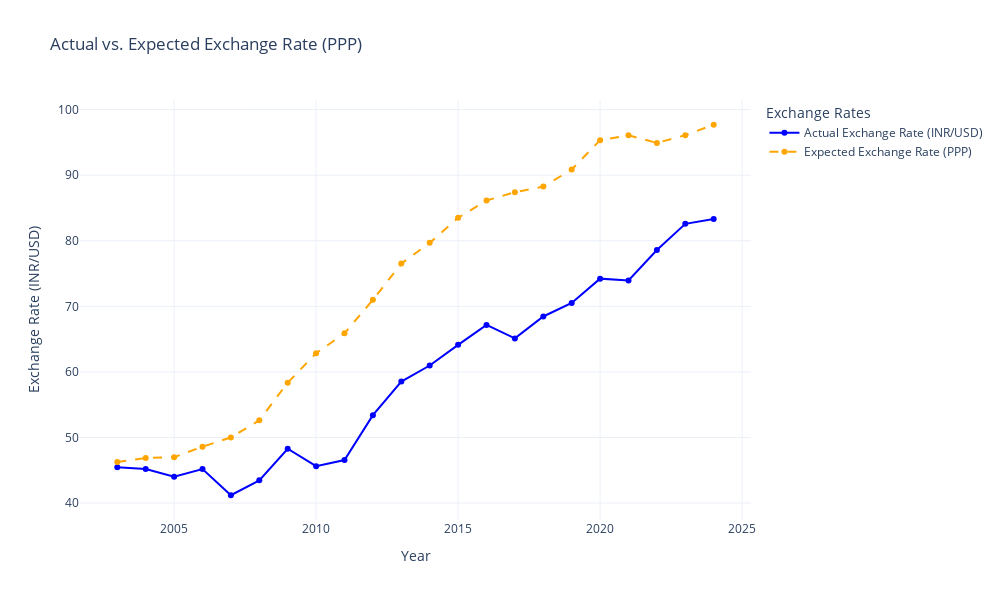

Write notebook code for a chart like this one.
### Markdown cell above
Expected Exchange Rate = Initial Exchange Rate × ( 1 + Inflation Rate in India / 1 + Inflation Rate in the US)

### Code cell
initial_exchange_rate = merged_df['Exchange Rate (INR/USD)'].iloc[0]

# calculate expected exchange rate based on PPP
merged_df['Expected Exchange Rate (PPP)'] = initial_exchange_rate * (
    (1 + merged_df['Inflation Rate (India)'] / 100) / (1 + merged_df['Inflation Rate (United States)'] / 100)
).cumprod()

fig = go.Figure()

# plot actual exchange rate
fig.add_trace(go.Scatter(x=merged_df['Year'],
                         y=merged_df['Exchange Rate (INR/USD)'],
                         mode='lines+markers',
                         name='Actual Exchange Rate (INR/USD)',
                         line=dict(color='blue')))

# plot PPP-based expected exchange rate
fig.add_trace(go.Scatter(x=merged_df['Year'],
                         y=merged_df['Expected Exchange Rate (PPP)'],
                         mode='lines+markers',
                         name='Expected Exchange Rate (PPP)',
                         line=dict(color='orange', dash='dash')))

fig.update_layout(title='Actual vs. Expected Exchange Rate (PPP)',
                  xaxis_title='Year',
                  yaxis_title='Exchange Rate (INR/USD)',
                  legend_title_text='Exchange Rates',
                  template='plotly_white',
                  height=600,
                  width=1000)

fig.show()

### Figure 1 — Plotly figure (JSON) as saved in the notebook; plotly's stock layout.template omitted (floating-point values rounded to 4 significant figures)
{"data": [{"line": {"color": "blue"}, "mode": "lines+markers", "name": "Actual Exchange Rate (INR/USD)", "type": "scatter", "x": [2003, 2004, 2005, 2006, 2007, 2008, 2009, 2010, 2011, 2012, 2013, 2014, 2015, 2016, 2017, 2018, 2019, 2020, 2021, 2022, 2023, 2024], "y": [45.48, 45.19, 44.0, 45.18, 41.19, 43.46, 48.28, 45.62, 46.56, 53.4, 58.53, 60.97, 64.12, 67.17, 65.11, 68.45, 70.51, 74.22, 73.94, 78.58, 82.58, 83.31]}, {"line": {"color": "orange", "dash": "dash"}, "mode": "lines+markers", "name": "Expected Exchange Rate (PPP)", "type": "scatter", "x": [2003, 2004, 2005, 2006, 2007, 2008, 2009, 2010, 2011, 2012, 2013, 2014, 2015, 2016, 2017, 2018, 2019, 2020, 2021, 2022, 2023, 2024], "y": [46.28, 46.86, 47.0, 48.59, 50.01, 52.61, 58.36, 62.84, 65.89, 70.99, 76.51, 79.68, 83.5, 86.13, 87.4, 88.25, 90.85, 95.34, 96.07, 94.92, 96.1, 97.69]}], "layout": {"height": 600, "legend": {"title": {"text": "Exchange Rates"}}, "title": {"text": "Actual vs. Expected Exchange Rate (PPP)"}, "width": 1000, "xaxis": {"autorange": true, "range": [2002.0, 2025.0], "title": {"text": "Year"}, "type": "linear"}, "yaxis": {"autorange": true, "range": [37.42, 101.5], "title": {"text": "Exchange Rate (INR/USD)"}, "type": "linear"}}}
